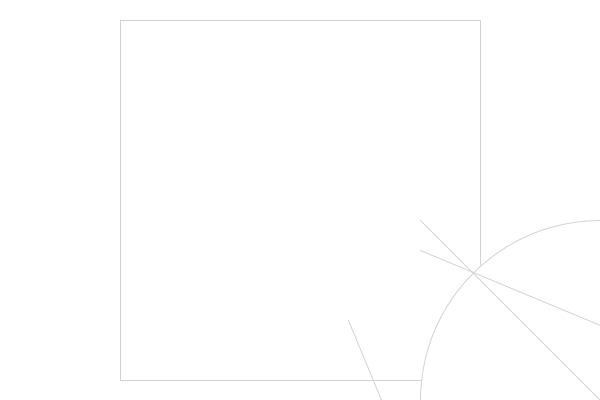
Frame 1 (no input)
Frame 2 (the mouse pressed at the canvas centre, redrawn once): identical to frame 1, image omitted

The Processing sketch that drew this single still picture (run headless with seeded random() and noise(); the mouse was pressed at the canvas centre and the sketch redrawn once):

// Processing sketch: sketch_131109a
// ── sketch_131109a.pde
int sH=360;
int oW,oH;
float r= sH/2;

void setup(){
  size(600,400);
  oH=height/2;
  oW=width/2;
  
  stroke(210);
  noLoop();
}

void draw(){
  background(255);
  translate(oW,oH);
//  rect(oW-sH/2,oH-sH/2,sH,sH);
  rect(-sH/2,-sH/2,sH,sH);
  ellipse(oW,oH,sH,sH);
  drawSpokes();
  
  Point p1 = new Point(sH/2,0);
  
  float a = sin(PI/4)*r;
  float b = (cos(PI/4)*r)+r;
  float z = sqrt(sq(a)+sq(b));
  
  float theta = asin(a/z);
  
  Point p2 = new Point(-sH/2, tan(theta) * sH);
  lineP(p1,p2);
  
  rotate(PI/4);
  lineP(p1,p2);

}

void lineP(Point a, Point b){
 lineO(a.x, a.y, b.x, b.y); 
}

void lineO(float x1,float y1,float x2,float y2){
 line(oW + x1, oH - y1, oW + x2, oH - y2);   
}

void drawSpokes(){
  lineO(-sH/2,0,sH/2,0);
  lineO(0,sH/2,0,-sH/2);
  lineO(0,0,-r,r);
  lineO(0,0,r,r);
  lineO(0,0,r,-r);
  lineO(0,0,-r,-r);
}


// ── Point.pde
class Point {
  float x;
  float y;
  
  Point(float xP, float yP) {
    x = xP;
    y = yP;
  }
  
}
